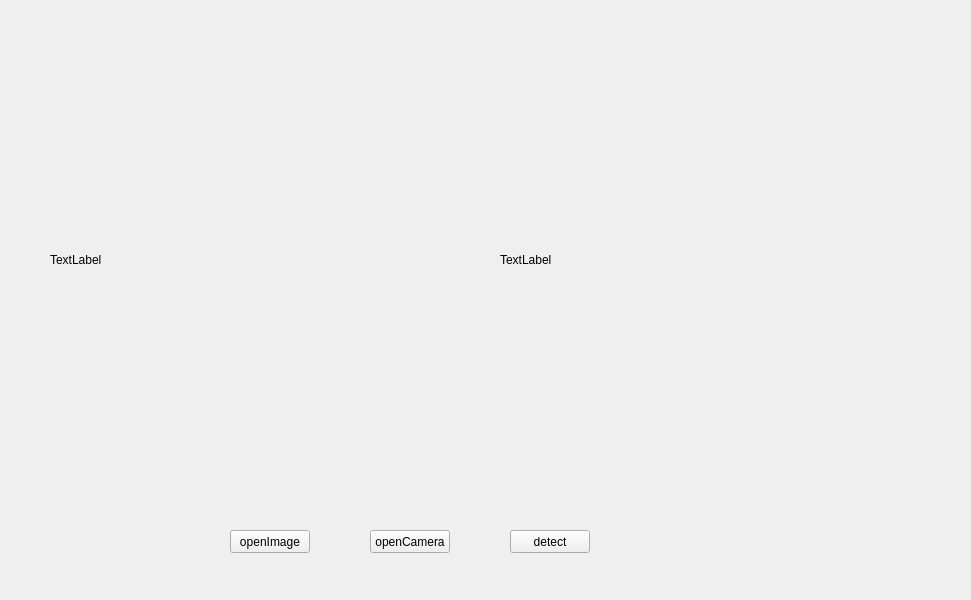
<?xml version="1.0" encoding="UTF-8"?>
<ui version="4.0">
 <class>MainWindow</class>
 <widget class="QMainWindow" name="MainWindow">
  <property name="geometry">
   <rect>
    <x>0</x>
    <y>0</y>
    <width>971</width>
    <height>600</height>
   </rect>
  </property>
  <property name="windowTitle">
   <string>MainWindow</string>
  </property>
  <widget class="QWidget" name="centralWidget">
   <widget class="QPushButton" name="pushButton">
    <property name="geometry">
     <rect>
      <x>230</x>
      <y>530</y>
      <width>80</width>
      <height>23</height>
     </rect>
    </property>
    <property name="text">
     <string>openImage</string>
    </property>
   </widget>
   <widget class="QLabel" name="label">
    <property name="geometry">
     <rect>
      <x>50</x>
      <y>60</y>
      <width>400</width>
      <height>400</height>
     </rect>
    </property>
    <property name="text">
     <string>TextLabel</string>
    </property>
   </widget>
   <widget class="QPushButton" name="pushButton_2">
    <property name="geometry">
     <rect>
      <x>510</x>
      <y>530</y>
      <width>80</width>
      <height>23</height>
     </rect>
    </property>
    <property name="text">
     <string>detect</string>
    </property>
   </widget>
   <widget class="QPushButton" name="openCamera_btn">
    <property name="geometry">
     <rect>
      <x>370</x>
      <y>530</y>
      <width>80</width>
      <height>23</height>
     </rect>
    </property>
    <property name="text">
     <string>openCamera</string>
    </property>
   </widget>
   <widget class="QLabel" name="label_2">
    <property name="geometry">
     <rect>
      <x>500</x>
      <y>60</y>
      <width>400</width>
      <height>400</height>
     </rect>
    </property>
    <property name="text">
     <string>TextLabel</string>
    </property>
   </widget>
  </widget>
 </widget>
 <resources/>
 <connections/>
</ui>
